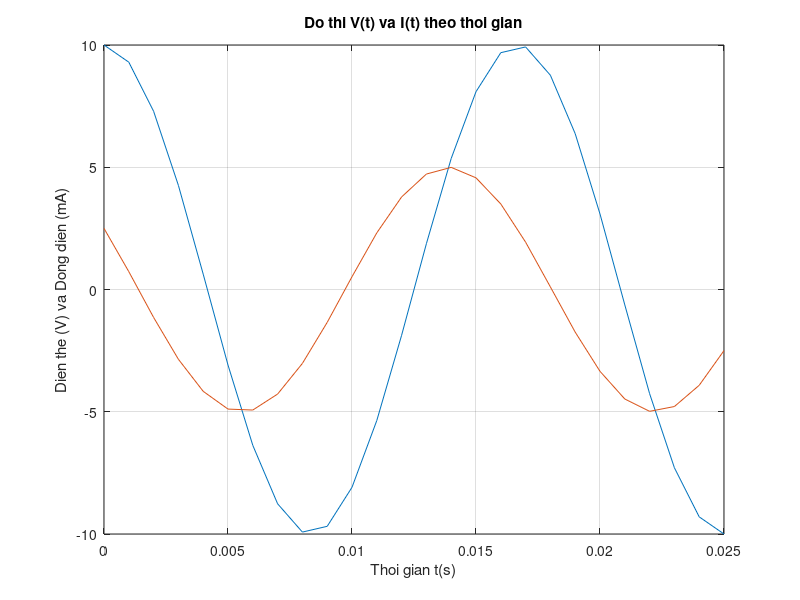

This chart was generated by the following MATLAB code:
t=0:0.001:0.025;
v=10*cos(377*t);
i=5*cos(377*t+60*pi/180);
% plot(t, v)
% hold on
% plot(t, v)
plot(t, v, t, i)
xlabel('Thoi gian t(s)')
ylabel('Dien the (V) va Dong dien (mA)')
title('Do thi V(t) va I(t) theo thoi gian')
grid on